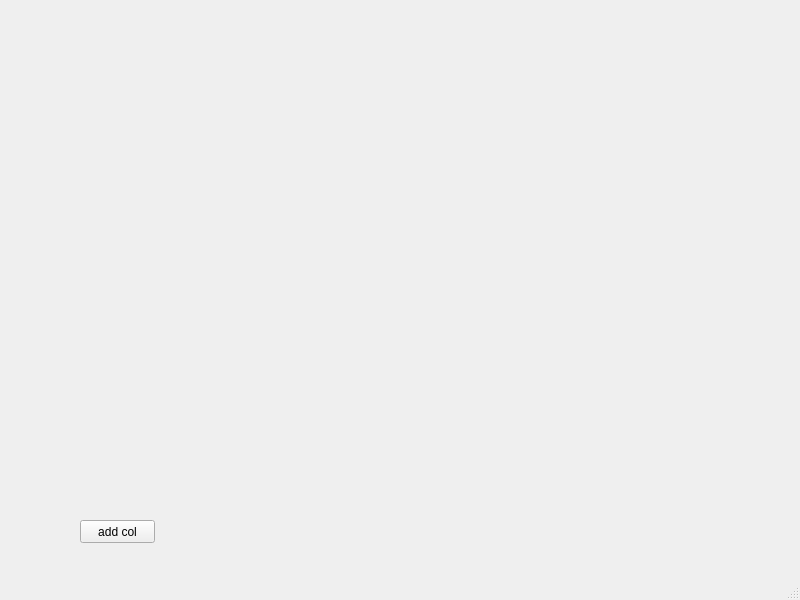
<?xml version="1.0" encoding="UTF-8"?>
<ui version="4.0">
 <class>MainWindow</class>
 <widget class="QMainWindow" name="MainWindow">
  <property name="geometry">
   <rect>
    <x>0</x>
    <y>0</y>
    <width>800</width>
    <height>600</height>
   </rect>
  </property>
  <property name="windowTitle">
   <string>MainWindow</string>
  </property>
  <widget class="QWidget" name="centralwidget">
   <widget class="QPushButton" name="pushButton">
    <property name="geometry">
     <rect>
      <x>80</x>
      <y>520</y>
      <width>75</width>
      <height>23</height>
     </rect>
    </property>
    <property name="text">
     <string>add col</string>
    </property>
   </widget>
  </widget>
  <widget class="QMenuBar" name="menubar">
   <property name="geometry">
    <rect>
     <x>0</x>
     <y>0</y>
     <width>800</width>
     <height>23</height>
    </rect>
   </property>
  </widget>
  <widget class="QStatusBar" name="statusbar"/>
 </widget>
 <resources/>
 <connections/>
</ui>
